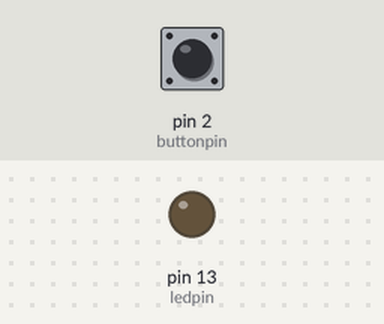
Bench run of a sketch on a simulated Arduino Uno, built with avr-gcc and run on an emulated ATmega328P. Parts: output pins drawn as LEDs (lit = HIGH). The test bench sets the inputs (shaded band); at power-on: pin 2 (buttonpin) LOW.

Above: at 1.2 s.
1.3 s: pin 2 (buttonpin) pulled HIGH for 0.15 s
At 1.4 s:
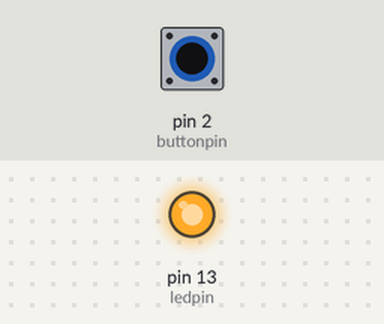
3.0 s: pin 2 (buttonpin) pulled HIGH for 3.2 s
At 6.9 s:
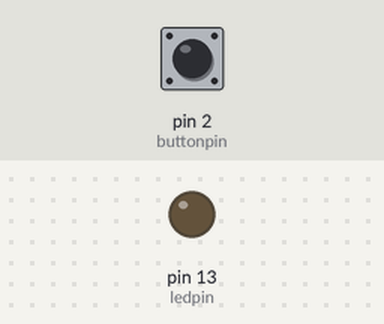
Timing chart, 0 to 8.4 s (numbered marks = the images above; inputs shaded):
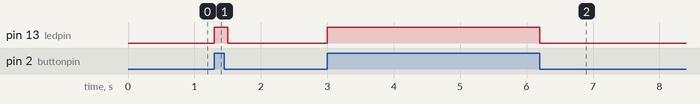

The sketch:

Test1.ino
```cpp
const int buttonpin = 2;
const int ledpin = 13 ;

int buttonState=0;
void setup() {
  pinMode(ledpin, OUTPUT);

  pinMode(buttonpin, INPUT);

}

void loop() {
  buttonState = digitalRead(buttonpin);
  if(buttonState == HIGH){
    digitalWrite(ledpin, HIGH);
    delay(200);
    }else {
      digitalWrite(ledpin, LOW);
      }
}
```

Measured:
- after the input at 1.3 s, pin 13 (ledpin): LOW → HIGH at once, → LOW 0.20 s later
- after the input at 3.0 s, pin 13 (ledpin): LOW → HIGH at once, → LOW 3.2 s later
